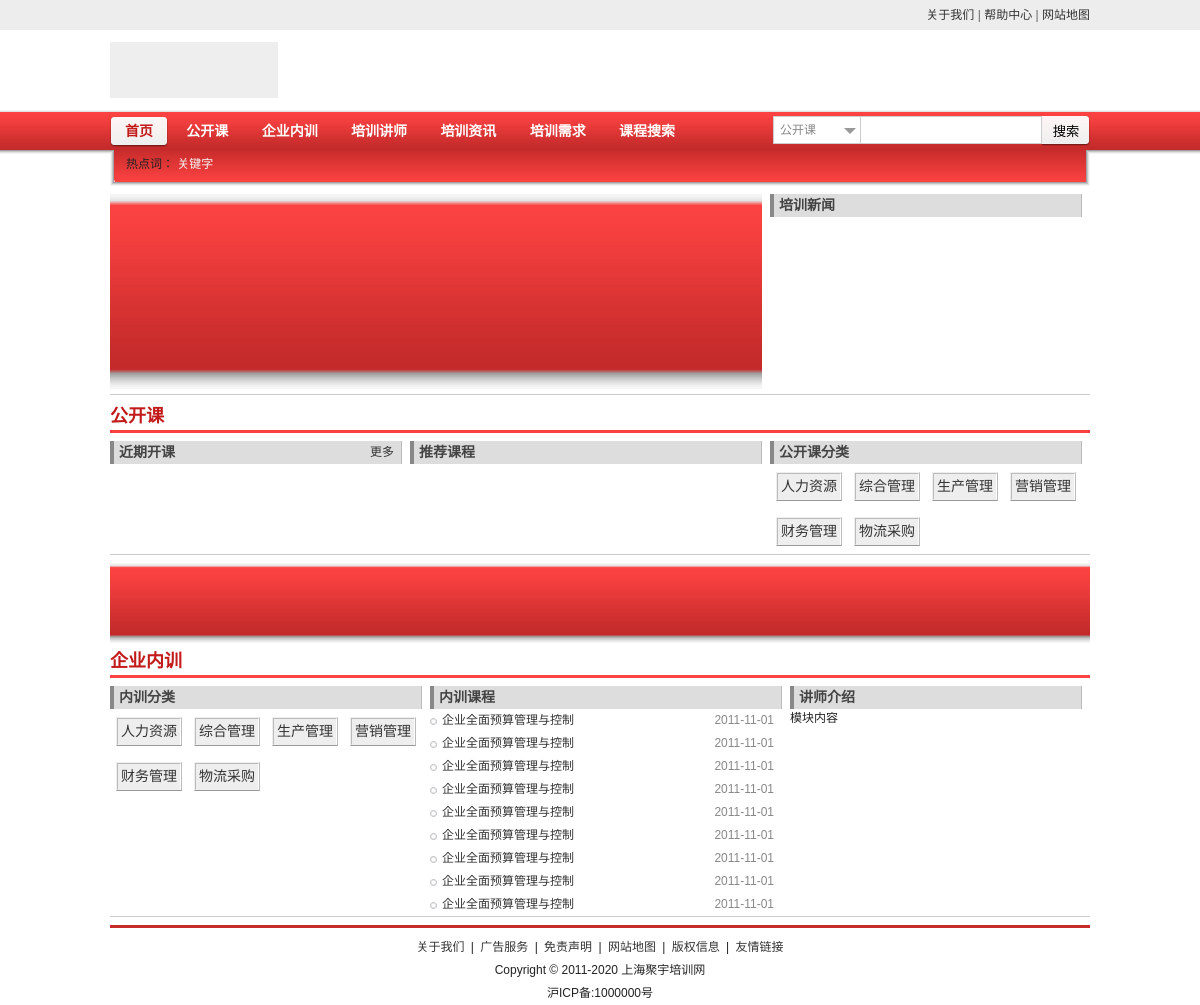
Before: / with the older database file.
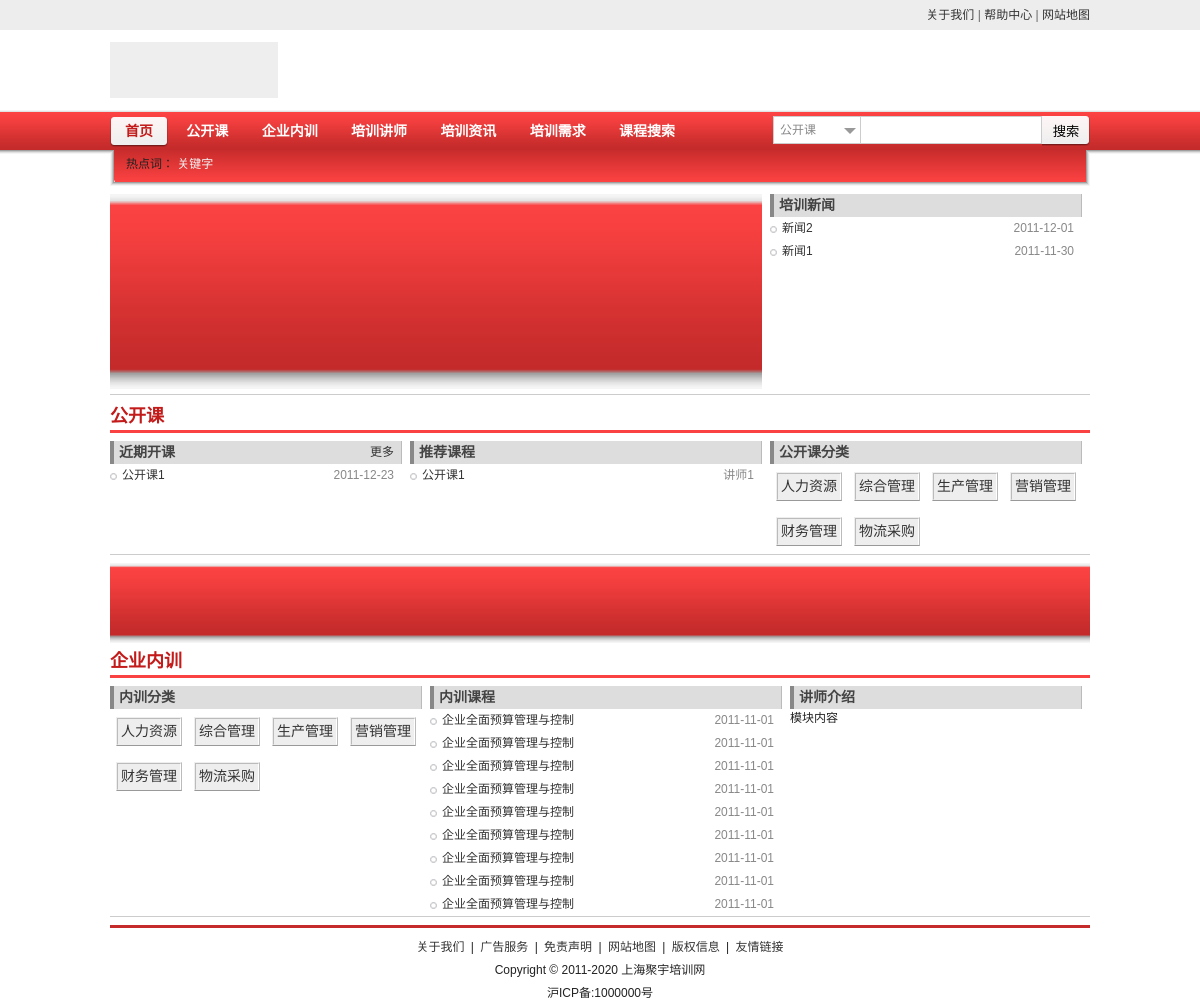
After: the same page with the newer database file.
### tables this page shows
CREATE TABLE IF NOT EXISTS `news` (
  `id` int(11) NOT NULL AUTO_INCREMENT COMMENT 'id参数',
  `title` varchar(255) NOT NULL COMMENT '资讯标题',
  `content` longtext NOT NULL COMMENT '资讯内容',
  `source` varchar(255) NOT NULL COMMENT '资讯来源',
  `entertime` date NOT NULL COMMENT '录入时间',
  `url` varchar(255) NOT NULL COMMENT 'url地址',
  `author` varchar(12) NOT NULL COMMENT '发布者',
  PRIMARY KEY (`id`)
);

CREATE TABLE IF NOT EXISTS `history` (
  `id` int(11) NOT NULL AUTO_INCREMENT COMMENT '课程id',
  `status` tinyint(4) NOT NULL COMMENT '公开课/内训（1/2）',
  `classname` varchar(255) NOT NULL COMMENT '课程名称',
  `opentime` date NOT NULL COMMENT '开课时间',
  `classtype` varchar(8) NOT NULL COMMENT '课程类型',
  `object` varchar(255) NOT NULL COMMENT '授课对象',
  `classcontent` longtext NOT NULL COMMENT '课程大纲',
  `trainername` varchar(24) NOT NULL COMMENT '讲师名称',
  `trainercontent` longtext NOT NULL COMMENT '讲师简介',
  `posttime` datetime NOT NULL COMMENT '发布时间',
  `recommend` tinyint(4) NOT NULL COMMENT '推荐',
  PRIMARY KEY (`id`)
);

### app/controllers/main.php (called while the page is built)
<?php if ( ! defined('BASEPATH')) exit('No direct script access allowed');
class Main extends CI_Controller {
	public function index()
	{
		$this -> load -> model('OpenModel');
		$this -> load -> model('NewsModel');
		$class['news'] = $this -> NewsModel -> news('news');
		$class['now'] = $this -> OpenModel -> new_open('history','1');
		$class['recommend'] = $this -> OpenModel -> recommend_open('history','1');
		$this->load->view('default/header');
		$this->load->view('default/index',$class);
		$this->load->view('default/footer');
	}
}

### www/index.php (called while the page is built, shortened)
<?php
require_once BASEPATH.'core/CodeIgniter.php';

### sys/database/DB_driver.php (called while the page is built, shortened)
<?php  if ( ! defined('BASEPATH')) exit('No direct script access allowed');
class CI_DB_driver {
	var $database;
	var $pconnect		= FALSE;
	var $conn_id		= FALSE;
	var $result_id		= FALSE;
	var $db_debug		= FALSE;
	var $save_queries	= TRUE;
	function initialize()
	{
		$this->conn_id = ($this->pconnect == FALSE) ? $this->db_connect() : $this->db_pconnect();
		if ($this->database != '')
		{
			if ( ! $this->db_select())
			{
				log_message('error', 'Unable to select database: '.$this->database);
				if ($this->db_debug)
				{
					$this->display_error('db_unable_to_select', $this->database);
				}
				return FALSE;
			}
			else
			{
				return TRUE;
			}
		}
		return TRUE;
	}
	function query($sql, $binds = FALSE, $return_object = TRUE)
	{
		if (FALSE === ($this->result_id = $this->simple_query($sql)))
		{
			if ($this->save_queries == TRUE)
			{
				$this->query_times[] = 0;
			}
			$this->_trans_status = FALSE;
			if ($this->db_debug)
			{
				$error_no = $this->_error_number();
				$error_msg = $this->_error_message();
				$this->trans_complete();
				log_message('error', 'Query error: '.$error_msg);
				return $this->display_error(
										array(
												'Error Number: '.$error_no,
												$error_msg,
												$sql
											)
										);
			}
			return FALSE;
		}
		$RES			= new $driver();
		$RES->conn_id	= $this->conn_id;
		$RES->result_id	= $this->result_id;
		$RES->num_rows	= $RES->num_rows();
		return $RES;
	}
	function simple_query($sql)
	{
		return $this->_execute($sql);
	}
	function close()
	{
		$this->conn_id = FALSE;
	}
}

### sys/database/drivers/mysql/mysql_driver.php (called while the page is built, shortened)
<?php  if ( ! defined('BASEPATH')) exit('No direct script access allowed');
class CI_DB_mysql_driver extends CI_DB {
	function db_pconnect()
	{
		return @mysql_pconnect($this->hostname, $this->username, $this->password);
	}
	function _execute($sql)
	{
		$sql = $this->_prep_query($sql);
		return @mysql_query($sql, $this->conn_id);
	}
	function _prep_query($sql)
	{
		return $sql;
	}
}

### sys/database/DB_active_rec.php (called while the page is built, shortened)
<?php  if ( ! defined('BASEPATH')) exit('No direct script access allowed');
class CI_DB_active_record extends CI_DB_driver {
	var $ar_select				= array();
	var $ar_distinct			= FALSE;
	var $ar_from				= array();
	var $ar_where				= array();
	var $ar_like				= array();
	var $ar_limit				= FALSE;
	var $ar_offset				= FALSE;
	var $ar_orderby				= array();
	var $ar_aliased_tables		= array();
	var $ar_caching				= FALSE;
	var $ar_cache_where			= array();
	public function from($from)
	{
		foreach ((array)$from as $val)
		{
			if (strpos($val, ',') !== FALSE)
			{
				foreach (explode(',', $val) as $v)
				{
					$v = trim($v);
					$this->_track_aliases($v);
					$this->ar_from[] = $this->_protect_identifiers($v, TRUE, NULL, FALSE);
					if ($this->ar_caching === TRUE)
					{
						$this->ar_cache_from[] = $this->_protect_identifiers($v, TRUE, NULL, FALSE);
						$this->ar_cache_exists[] = 'from';
					}
				}
			}
			else
			{
				$val = trim($val);
				$this->ar_from[] = $this->_protect_identifiers($val, TRUE, NULL, FALSE);
			}
		}
		return $this;
	}
	protected function _where($key, $value = NULL, $type = 'AND ', $escape = NULL)
	{
		if ( ! is_array($key))
		{
			$key = array($key => $value);
		}
		foreach ($key as $k => $v)
		{
			$prefix = (count($this->ar_where) == 0 AND count($this->ar_cache_where) == 0) ? '' : $type;
			if ( ! is_null($v))
			{
				if ($escape === TRUE)
				{
					$k = $this->_protect_identifiers($k, FALSE, $escape);
					$v = ' '.$this->escape($v);
				}
				if ( ! $this->_has_operator($k))
				{
					$k .= ' = ';
				}
			}
			else
			{
				$k = $this->_protect_identifiers($k, FALSE, $escape);
			}
			$this->ar_where[] = $prefix.$k.$v;
		}
		return $this;
	}
	public function order_by($orderby, $direction = '')
	{
		if (strtolower($direction) == 'random')
		{
			$orderby = '';
			$direction = $this->_random_keyword;
		}
		elseif (trim($direction) != '')
		{
			$direction = (in_array(strtoupper(trim($direction)), array('ASC', 'DESC'), TRUE)) ? ' '.$direction : ' ASC';
		}
		if (strpos($orderby, ',') !== FALSE)
		{
			$temp = array();
			foreach (explode(',', $orderby) as $part)
			{
				$part = trim($part);
				if ( ! in_array($part, $this->ar_aliased_tables))
				{
					$part = $this->_protect_identifiers(trim($part));
				}
				$temp[] = $part;
			}
			$orderby = implode(', ', $temp);
		}
		else if ($direction != $this->_random_keyword)
		{
			$orderby = $this->_protect_identifiers($orderby);
		}
		$orderby_statement = $orderby.$direction;
		$this->ar_orderby[] = $orderby_statement;
		return $this;
	}
	public function limit($value, $offset = '')
	{
		$this->ar_limit = $value;
		return $this;
	}
	public function get($table = '', $limit = null, $offset = null)
	{
		$sql = $this->_compile_select();
		$result = $this->query($sql);
		return $result;
	}
	protected function _compile_select($select_override = FALSE)
	{
		if ($select_override !== FALSE)
		{
			$sql = $select_override;
		}
		else
		{
			$sql = ( ! $this->ar_distinct) ? 'SELECT ' : 'SELECT DISTINCT ';
			if (count($this->ar_select) == 0)
			{
				$sql .= '*';
			}
		}
		if (count($this->ar_from) > 0)
		{
			$sql .= "\nFROM ";
			$sql .= $this->_from_tables($this->ar_from);
		}
		if (count($this->ar_where) > 0 OR count($this->ar_like) > 0)
		{
			$sql .= "\nWHERE ";
		}
		$sql .= implode("\n", $this->ar_where);
		if (count($this->ar_orderby) > 0)
		{
			$sql .= "\nORDER BY ";
			$sql .= implode(', ', $this->ar_orderby);
		}
		if (is_numeric($this->ar_limit))
		{
			$sql .= "\n";
			$sql = $this->_limit($sql, $this->ar_limit, $this->ar_offset);
		}
		return $sql;
	}
}

### app/models/newsmodel.php (called while the page is built, shortened)
<?php
class Newsmodel extends CI_Model{
	function news($tablename){
		$query = $this -> db -> get($tablename,10);
		$datas = $query -> result_array();
		$data = array();
		foreach($datas as $val)
		{
			$data[] = $val;
		}
		return $data;
	}
}

### app/models/openmodel.php (called while the page is built, shortened)
<?php
class Openmodel extends CI_Model{
	function new_open($tablename,$status_open=NULL){
		$query = $this -> db -> get($tablename,10);
		$datas = $query -> result_array();
		$data = array();
		foreach($datas as $val)
		{
			$data[] = $val;
		}
		return $data;
	}
}

### app/views/default/index.php (the view, shortened to what the rows shown need)
<div class="wrapper">
    <div class="content">
        <div class="row col2">
            <div class="rc clearfix">
                <div class="cr">
                    <div class="box">
                        <div class="bc">
                            <ul class="list">
                				<?php foreach($news as $items):?>
                                <li><a href="#"><?=$items['title']?></a><span class="time"><?=$items['entertime']?></span></li>
                				<?php endforeach;?>
                            </ul>
                        </div>
                    </div>
                </div>
            </div>
        </div>
        <div class="row col3">
            <div class="rt">
                <h2>
                    <span><a href="/open">公开课</a></span>
                </h2>
            </div>
            <div class="rc clearfix">
                <div class="cl">
                    <div class="box">
                        <div class="bc">
                            <ul class="list">
                				<?php foreach($now as $items):?>
                                <li><a href="#"><?=$items['classname']?></a><span class="time"><?=$items['opentime']?></span></li>
                				<?php endforeach;?>
                            </ul>
                        </div>
                    </div>
                </div>
                <div class="cm">
                    <div class="box">
                        <div class="bc">
                            <ul class="list">
                				<?php foreach($recommend as $items):?>
                                <li><a href="#"><?=$items['classname']?></a><span class="time"><?=$items['trainername']?></span></li>
                				<?php endforeach;?>
                            </ul>
                        </div>
                    </div>
                </div>
            </div>
        </div>
        <div class="row col3">
            <div class="rt">
                <h2>
                    <span><a href="/train">企业内训</a></span>
                </h2>
            </div>
        </div>
    </div>
</div>

Changed rows visible on the page:
added news: title "新闻2", entertime "2011-12-01"
added news: title "新闻1", entertime "2011-11-30"
added history: classname "公开课1", opentime "2011-12-23", trainername "讲师1"
